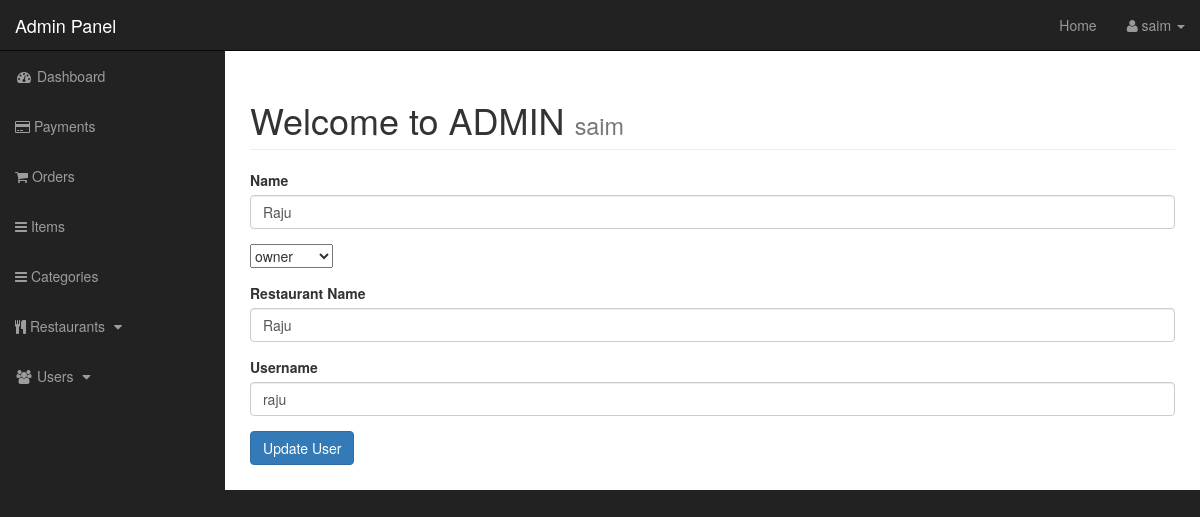
/admin/users.php?source=edit_user&p_id=5 (signed in), run on the app's committed database.
### tables this page shows
CREATE TABLE `users` (
  `u_id` int(255) NOT NULL,
  `name` varchar(255) NOT NULL,
  `username` varchar(255) NOT NULL,
  `password` varchar(255) NOT NULL,
  `u_role` varchar(255) NOT NULL,
  `u_restaurant` varchar(255) DEFAULT NULL
);

### admin/includes/edit_user.php (the view, shortened to what this page needs)
<?php
	if (isset($_GET['p_id']))
	{
		$update_key =  $_GET['p_id'];
	}
	$query = "SELECT * FROM users where u_id = $update_key";
    $result = mysqli_query($connect,$query);
    while ($row = mysqli_fetch_assoc($result))
    {
	    $username = $row['username'];
	    $user_name = $row['name'];
	    $role = $row['u_role'];
	    $res_name = $row['u_restaurant'];
	}
?>
<form action="" method="POST" enctype="multipart/form-data">
	<div class="form-group">
		<label>Name</label>
		<input type="text" name="update_name" class="form-control" value="<?php echo $user_name ?>">
	</div>
	<div class="form-group">
		<select name="update_role">
			<option value="<?php echo $role ?>"><?php echo $role ?></option>
		</select>
	</div>
	<div class="form-group">
		<label>Restaurant Name</label>
		<input type="text" name="update_res_name" class="form-control" value="<?php echo $res_name ?>">
	</div>
	<div class="form-group">
		<label>Username</label>
		<input type="text" name="update_username" class="form-control" value="<?php echo $username ?>">
	</div>
	<div class="form-group">
		<input type="Submit" name="update_user" class="btn btn-primary" value="Update User">
	</div>
</form>

### admin/css/sb-admin.css (style rules this page uses)
body { margin-top: 100px; background-color: #222; }
@media (min-width:768px) { body { margin-top: 50px; } }

### data on the page
users: update_name "Raju", update_role "owner", update_res_name "Raju", update_username "raju"

### other printed values
$_SESSION['username'] "saim"
